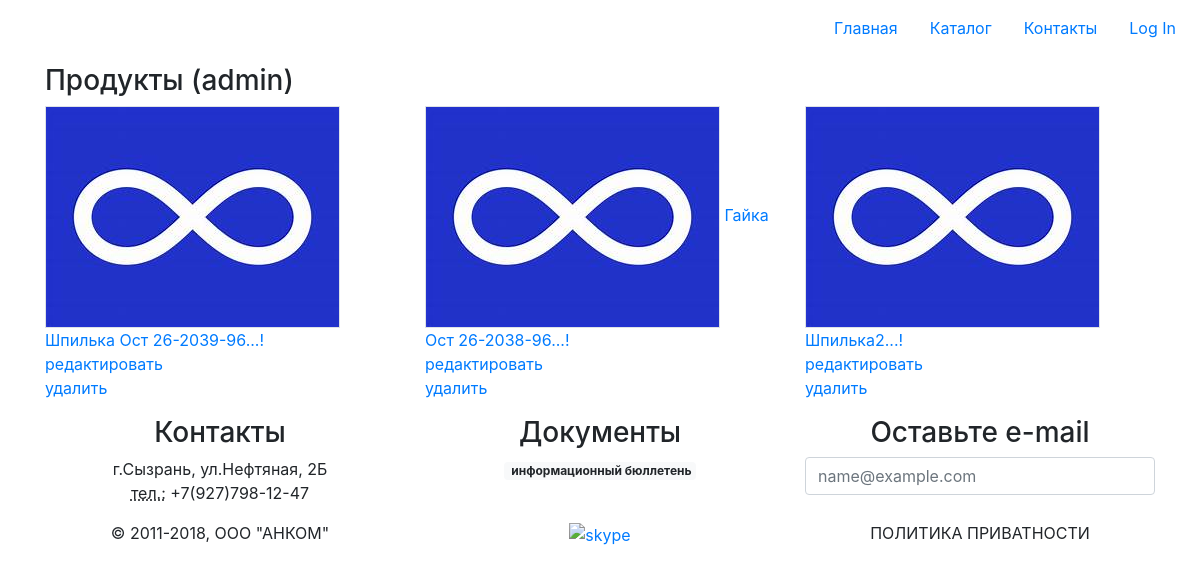
/subd/products/, run on an earlier commit of the app's database.
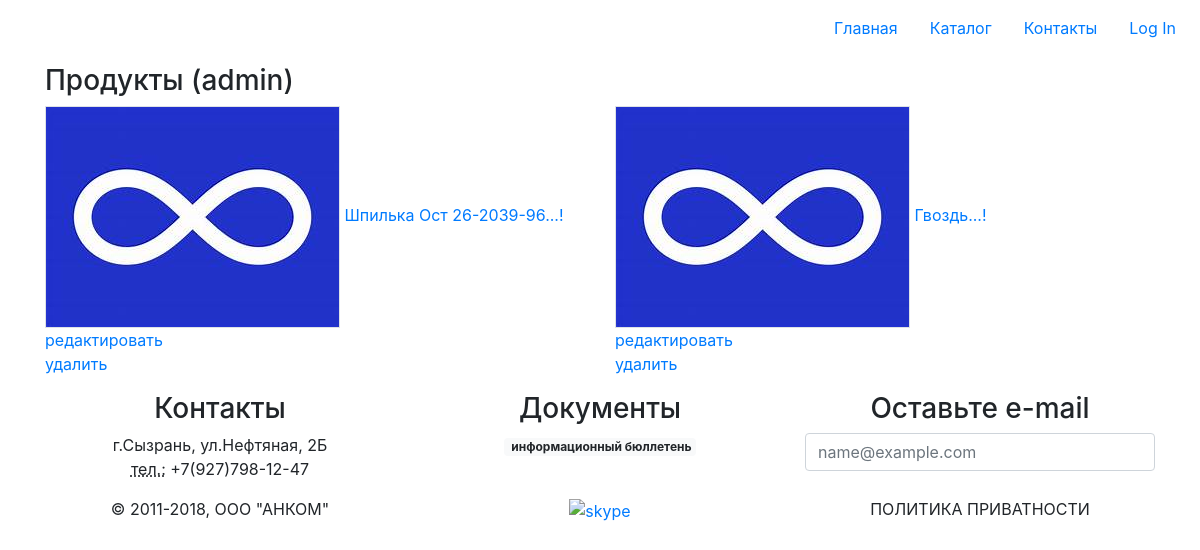
And on a later commit of the database.
### products/models.py (models this page shows)
class Product(models.Model):
    category = models.ForeignKey(
        ProductCategory,
        on_delete=models.CASCADE
    )
    name = models.CharField(
        verbose_name='имя продукта',
        max_length=128
    )
    image = models.ForeignKey(
        'images.Image',
        on_delete=models.PROTECT,
    )
    snippet = models.TextField(
        verbose_name='описание',
        blank=True
    )
    cost = models.DecimalField(
        max_digits=12,
        decimal_places=2,
        default=0
    )
    def __str__(self):
        return self.name

### images/models.py (models this page shows, shortened)
class Image(models.Model):
    name = models.CharField(
        max_length=250,
        unique=True
    )
    value = models.ImageField()

### products/views/products.py (the view)
class ProductGenericList(ListView):
    model = Product
    template_name = 'products/list.html'
    def get_context_data(self, **kwargs):
        context = super().get_context_data(**kwargs)
        context['links_menu'] = ProductCategory.objects.all()
        if self.request.user.is_authenticated:
            context['basket'] = Basket.objects.filter(user=self.request.user)
        return context

### adminapp/templates/adminapp/products/list.html (shortened to what this page needs)
{% extends 'master.html' %}
{% block page_styles %}
{% include 'products/components/stylesheet.html' %}
{% endblock %}
{% block page_content %}
    <main class="p-2 flex-grow-1">
      <div class="container">
        <h3>Продукты (admin)</h3>
        <div class="row">
          {% for itm in object_list %}
            <div class="col">
              <a href="{% url 'subd:product_detail' pk=itm.id %}">
                <img src="/media/{{ itm.image.value }}" class="img-fluid border" alt="">
                {{ itm|title|add:'...!' }}
              </a>
              <div class="">
                <a href="{% url 'subd:product_update' pk=itm.id %}">редактировать</a>
              </div>
              <div class="">
                <a href="{% url 'subd:product_delete' pk=itm.id %}">удалить</a>
              </div>
            </div>
          {% endfor %}
        </div>
      </div>
    </main>
{% endblock %}

What changed in the data, as far as the page shows it:
removed Product: image.value (placeholder picture), name "Гайка Ост 26-2038-96...!"
removed Product: image.value (placeholder picture), name "Шпилька2...!"
added Product: image.value (placeholder picture), name "Гвоздь...!"
